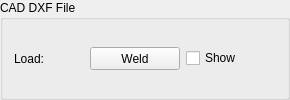
            <widget class="QGroupBox" name="groupBox_dxfCAD">
             <property name="minimumSize">
              <size>
               <width>290</width>
               <height>60</height>
              </size>
             </property>
             <property name="maximumSize">
              <size>
               <width>310</width>
               <height>16777215</height>
              </size>
             </property>
             <property name="title">
              <string>CAD DXF File</string>
             </property>
             <layout class="QHBoxLayout" name="horizontalLayout_5">
              <item>
               <widget class="QLabel" name="label_dxfLoad">
                <property name="sizePolicy">
                 <sizepolicy hsizetype="Fixed" vsizetype="Preferred">
                  <horstretch>0</horstretch>
                  <verstretch>0</verstretch>
                 </sizepolicy>
                </property>
                <property name="minimumSize">
                 <size>
                  <width>70</width>
                  <height>0</height>
                 </size>
                </property>
                <property name="text">
                 <string>Load:</string>
                </property>
               </widget>
              </item>
              <item>
               <widget class="QPushButton" name="BtnLoadDxfFile">
                <property name="minimumSize">
                 <size>
                  <width>0</width>
                  <height>23</height>
                 </size>
                </property>
                <property name="text">
                 <string>Weld</string>
                </property>
               </widget>
              </item>
              <item>
               <widget class="QCheckBox" name="CheckDxfFileShow">
                <property name="minimumSize">
                 <size>
                  <width>0</width>
                  <height>19</height>
                 </size>
                </property>
                <property name="text">
                 <string>Show</string>
                </property>
               </widget>
              </item>
             </layout>
            </widget>
